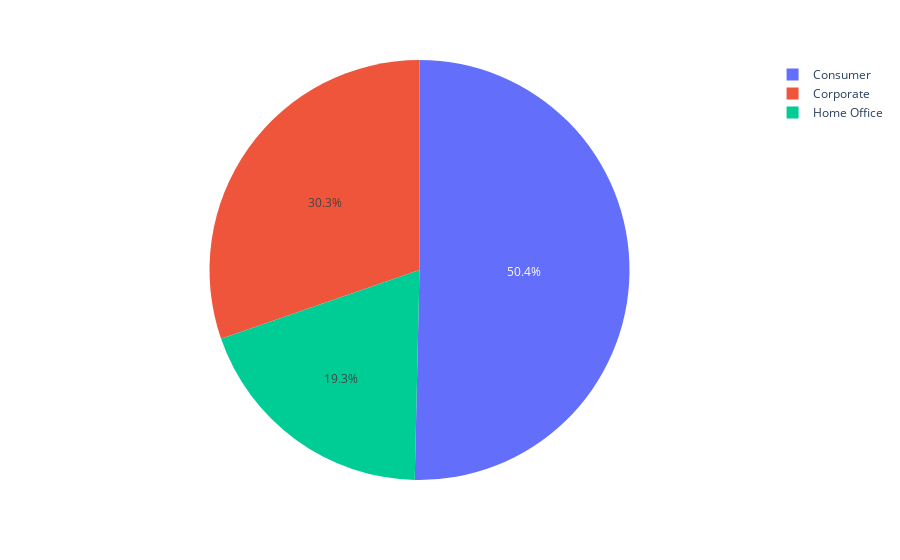

Notebook cell for this chart:
### Code cell
plotly.pie(amazon,'Customer Type')

### Figure 1 — Plotly figure (JSON) as saved in the notebook; plotly's stock layout.template omitted (floating-point values rounded to 4 significant figures; data arrays with more than 128 entries replaced by an {"elided": "..."} marker saying what was removed)
{"data": [{"domain": {"x": [0, 1], "y": [0, 1]}, "hovertemplate": "Customer Type=%{label}<extra></extra>", "labels": {"elided": "828 str values"}, "legendgroup": "", "name": "", "showlegend": true, "type": "pie"}], "layout": {"legend": {"tracegroupgap": 0}, "margin": {"t": 60}}}
